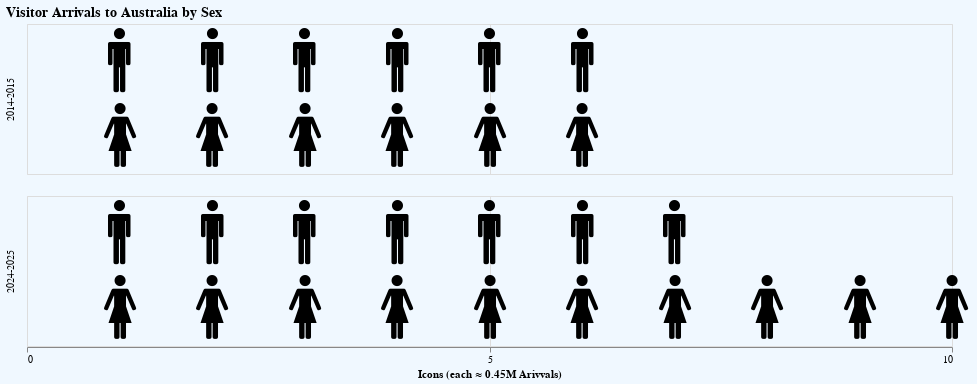

Write the Vega-Lite specification saved for this chart.
### Vega-Lite specification from a JSON file in a GitHub repository (floating-point values rounded to 4 significant figures)
{"$schema": "https://vega.github.io/schema/vega-lite/v6.json", "config": {}, "background": "aliceblue", "title": {"text": "Visitor Arrivals to Australia by Sex", "fontSize": 14, "fontWeight": "bold"}, "width": 925, "height": 150, "data": {"values": [{"Year": "2014-2015", "Sex": "male", "Arrivals": 3569190}, {"Year": "2014-2015", "Sex": "male", "Arrivals": 3569190}, {"Year": "2014-2015", "Sex": "male", "Arrivals": 3569190}, {"Year": "2014-2015", "Sex": "male", "Arrivals": 3569190}, {"Year": "2014-2015", "Sex": "male", "Arrivals": 3569190}, {"Year": "2014-2015", "Sex": "male", "Arrivals": 3569190}, {"Year": "2014-2015", "Sex": "female", "Arrivals": 3569580}, {"Year": "2014-2015", "Sex": "female", "Arrivals": 3569580}, {"Year": "2014-2015", "Sex": "female", "Arrivals": 3569580}, {"Year": "2014-2015", "Sex": "female", "Arrivals": 3569580}, {"Year": "2014-2015", "Sex": "female", "Arrivals": 3569580}, {"Year": "2014-2015", "Sex": "female", "Arrivals": 3569580}, {"Year": "2024-2025", "Sex": "male", "Arrivals": 3974820}, {"Year": "2024-2025", "Sex": "male", "Arrivals": 3974820}, {"Year": "2024-2025", "Sex": "male", "Arrivals": 3974820}, {"Year": "2024-2025", "Sex": "male", "Arrivals": 3974820}, {"Year": "2024-2025", "Sex": "male", "Arrivals": 3974820}, {"Year": "2024-2025", "Sex": "male", "Arrivals": 3974820}, {"Year": "2024-2025", "Sex": "male", "Arrivals": 3974820}, {"Year": "2024-2025", "Sex": "female", "Arrivals": 4427570}, {"Year": "2024-2025", "Sex": "female", "Arrivals": 4427570}, {"Year": "2024-2025", "Sex": "female", "Arrivals": 4427570}, {"Year": "2024-2025", "Sex": "female", "Arrivals": 4427570}, {"Year": "2024-2025", "Sex": "female", "Arrivals": 4427570}, {"Year": "2024-2025", "Sex": "female", "Arrivals": 4427570}, {"Year": "2024-2025", "Sex": "female", "Arrivals": 4427570}, {"Year": "2024-2025", "Sex": "female", "Arrivals": 4427570}, {"Year": "2024-2025", "Sex": "female", "Arrivals": 4427570}, {"Year": "2024-2025", "Sex": "female", "Arrivals": 4427570}]}, "transform": [{"calculate": "{'female': '🚺', 'male': '🚹'}[datum.Sex]", "as": "emoji"}, {"window": [{"op": "rank", "as": "rank"}], "groupby": ["Year", "Sex"]}], "mark": {"type": "text", "baseline": "middle"}, "encoding": {"x": {"field": "rank", "type": "quantitative", "scale": {"domain": [0, 10]}, "axis": {"title": "Icons (each ≈ 0.45M Arivvals)", "tickMinStep": 1, "values": [0, 5, 10]}}, "y": {"field": "Sex", "type": "nominal", "axis": null, "sort": null}, "row": {"field": "Year", "header": {"title": ""}}, "text": {"field": "emoji", "type": "nominal"}, "size": {"value": 60}, "tooltip": [{"field": "Sex", "title": "Sex"}, {"field": "Arrivals", "type": "quantitative", "title": "Arrivals", "format": ","}]}}
